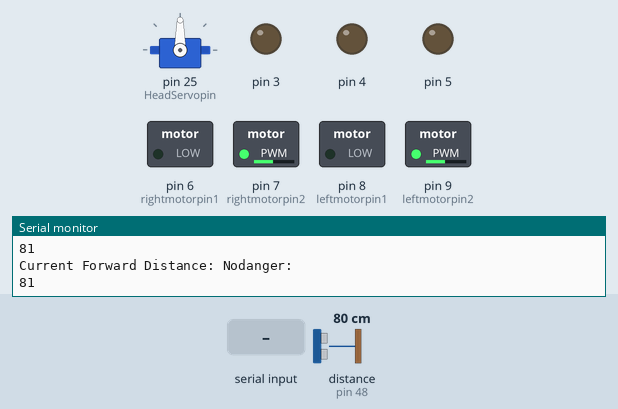
The sketch below on a simulated Arduino Mega 2560, built with avr-gcc and run on an emulated ATmega2560. On the bench: servo, switched loads named in the sketch (green lamp = pin HIGH), output pins drawn as LEDs (lit = HIGH), the last lines printed to the serial monitor. Inputs (shaded band) come from the test bench; at power-on: distance to the obstacle (sensor on pin 48) 80 cm. The echo pulse lasts 58.3 µs per cm.

Above: at 16.2 s.
16.3 s: distance to the obstacle (sensor on pin 48) set to 57 cm
18.0 s: distance to the obstacle (sensor on pin 48) set to 51 cm
At 18.51 s:
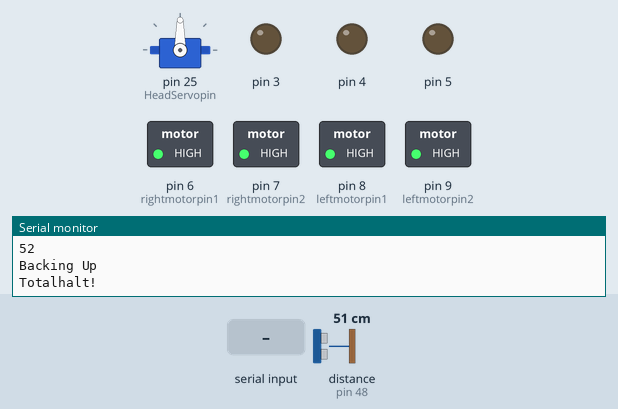
At 19.6 s:
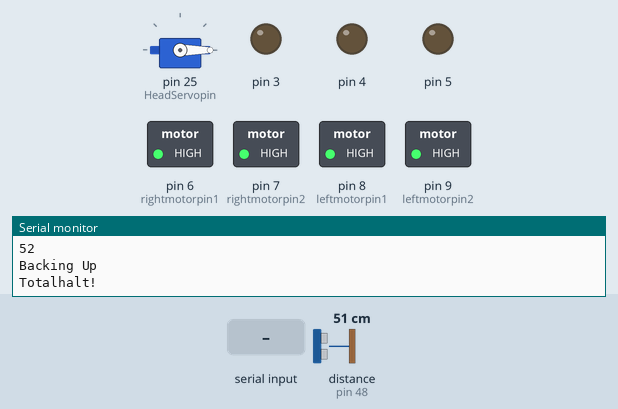
21.0 s: "d" received over Serial
At 22.9 s:
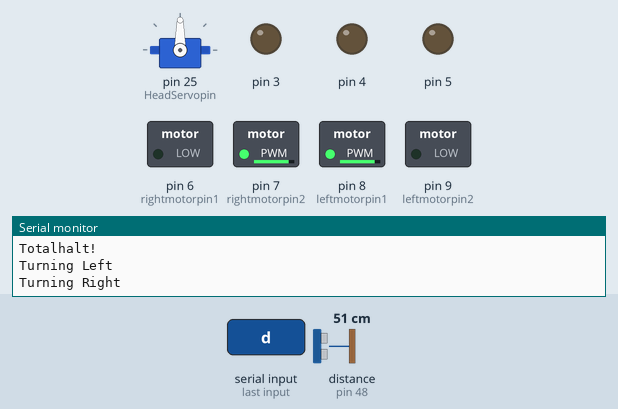
27.0 s: "x" received over Serial
29.5 s: distance to the obstacle (sensor on pin 48) set to 60 cm
32.5 s: distance to the obstacle (sensor on pin 48) set to 2 cm
At 35.2 s:
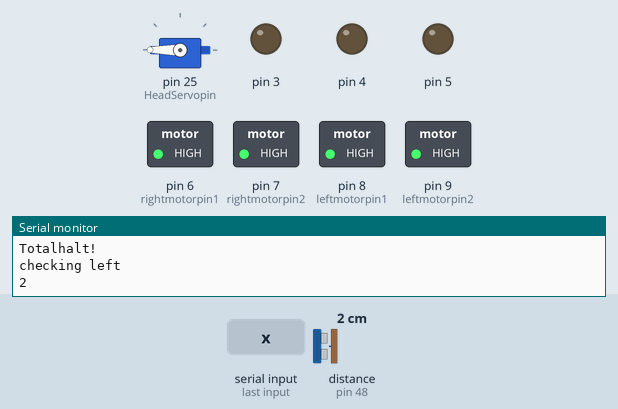
Timing chart, 0 to 36.5 s (numbered marks = the images above; inputs shaded):
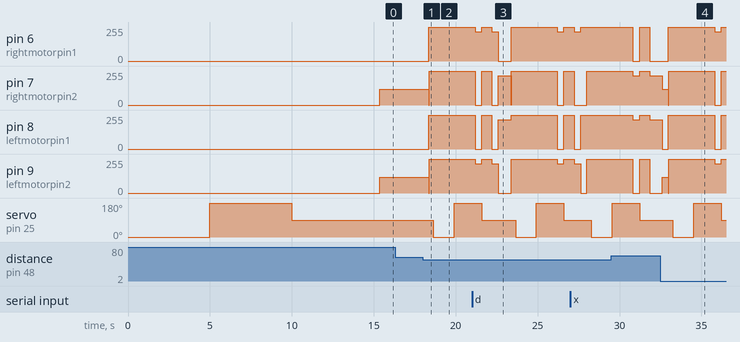

The sketch:

Sainsmart_4wd.ino
```cpp
/*
Following code by EricWillaim
All build information, code and forum posts/discussion can be found at:
http://mkme.org
Dedicated build page:
http://www.mkme.org/index.php/arduino-sainsmart-4wd-robot/
This is my attempt at programming the Sainsmart 4WD robot
So far it now checks for a new direction periodically and performs
backup and turn functions as in reaction to the environment it is presented.
It is by far not optimized code- but works for now :)
I will update this periodically as I get time to learn new methods and improve the code.
Please check out my Youtube videos here and consider a thumbs up if this helped you!
Youtube : http://www.youtube.com/user/Shadow5549
Some portions of this code adapted from:
http://www.duino-robotics.com/
V9 Dec 12 2013:
Added a forward distance check after turns- will continue to turn if distance still too small
Minor Tweaks but still using delay functions
V10 May 2014
Added support for Roam mode- serial commands will toggle roam versus individual driving commands
*/
#include <Servo.h> //servo library
#include <NewPing.h> //Ping Library

Servo headservo;
const int numReadings = 12;   // set a variable for the number of readings to take
int index = 0;                // the index of the current reading
const int EchoPin = 48; // Ultrasonic signal input
const int TrigPin = 49; // Ultrasonic signal output
const int head_fwd = 90;
const int head_lft = 0;
const int head_rt = 180;

const int leftmotorpin1 = 8; //signal output of Dc motor driven plate
const int leftmotorpin2 = 9;
const int rightmotorpin1 = 6;
const int rightmotorpin2 = 7;
const int motor_speed = 120;

#define MAX_DISTANCE 500 // Maximum distance we want to ping for (in centimeters). Maximum sensor distance is rated at 400-500cm.

NewPing sonar(TrigPin, EchoPin, MAX_DISTANCE); // NewPing setup of pins and maximum distance.

const int HeadServopin = 25; // signal input of headservo
const int maxStart = 800; //run dec time- no clue what this is
unsigned long time; //used for upcoming improvements (time used instead of loops)
unsigned long time1; //used for upcoming improvements (time used instead of loops)
int add= 0; //used for nodanger loop count
int add1= 0;  //used for nodanger loop count
int roam = 1;
int currDist = 5000; // distance
boolean running = false;// This is from old code examples


void setup() {

  Serial.begin(9600); // Enables Serial monitor for debugging purposes
  Serial.println("Serial Data Initiated!"); // Test the Serial communication
  //pinMode(EchoPin, INPUT);//signal input port
  //signal output port
  for (int pinindex = 3; pinindex < 10; pinindex++) {
    pinMode(pinindex, OUTPUT); // set pins 3 to 10 as outputs
  }

  // headservo interface
  headservo.attach(HeadServopin);

  //start buffer movable head
  headservo.write(head_lft);
  delay(5000);
  headservo.write(head_rt);
  delay(5000);
  headservo.write(head_fwd);
  delay(5000);
  //return;
}

void loop() {
  if (Serial.available() > 0) {
    int data = Serial.read();	//read serial input commands
    switch(data) {
      case 'w' :
        Serial.println("Rolling!");
        moveForward();
        break;
      case 'x' :
        backup();
        break;
      case 'a' :
        body_lturn();
        break;
      case 'd' :
        body_rturn();
        break;
      case 's' :
        totalhalt();
        break;
      case 'r' :
        toggleRoam();
        break;
      }
  }

  if(roam == 0){ //just listen to serial commands and wait
   // Do something else if you like
  }
  else if(roam == 1){  //If roam active- drive autonymously

    //time = millis(); // Sets "time" to current system time count
    currDist = MeasuringDistance(); //measure front distance
    Serial.print("Current Forward Distance: ");
    //Serial.println(currDist);
    if(currDist > 55) {
      add = (add1++);// Start adding up the loop count done in nodanger
      nodanger();
      Serial.println("Nodanger: ");
      Serial.println(currDist);
    }
    else if(currDist < 55){
      //add=0;
      Serial.println("Forward Blocked- Decide Which Way");
      Serial.println(currDist);
      backup();
      whichway();
    }
 }
}

//measure distance, unit “cm”
long MeasuringDistance() {
  long duration;
  delay(50);
  unsigned int uS = sonar.ping_median(numReadings);
  return uS / US_ROUNDTRIP_CM;
}

// forward
void moveForward() {
analogWrite(leftmotorpin1, 0);//Changed these to analog write for slower, was 120
analogWrite(leftmotorpin2, motor_speed);
analogWrite(rightmotorpin1, 0);
analogWrite(rightmotorpin2, motor_speed);
}

void toggleRoam(){
if(roam == 0){
   roam = 1;
   Serial.println("Activated Roam Mode");
  }
  else{
    roam = 0;
    totalhalt();
    Serial.println("De-activated Roam Mode");
  }
}

void nodanger() {
  running = true;// Do I need these?
  analogWrite(leftmotorpin1, 0);//Changed these to analog write for slower
  analogWrite(leftmotorpin2, motor_speed);
  analogWrite(rightmotorpin1, 0);
  analogWrite(rightmotorpin2, motor_speed);
  if (add1 > 38 ) whichway(); // Robot will stop and check direction every X loops through nodanger then resets in totalhalt (40 is good)
  return;
}

//backward
void backup() {
  add1=0; // resets the counter for the nodanger loops
  running = true;//Do I need these?
  digitalWrite(leftmotorpin1, HIGH);
  digitalWrite(leftmotorpin2, LOW);
  digitalWrite(rightmotorpin1, HIGH);
  digitalWrite(rightmotorpin2, LOW);
  Serial.println("Backing Up");
}

//choose which way to turn
void whichway() {
  running = true;//Do I need these?
  totalhalt();

  headservo.write(head_lft);
  delay(900);
  int lDist = MeasuringDistance(); // check left distance
  Serial.println("checking left");
  Serial.println(lDist);

  headservo.write(head_rt); // turn the servo right
  delay(900);
  int rDist = MeasuringDistance(); // check right distance
  Serial.println("checking right");
  Serial.println(rDist);

  //totalhalt(); //  Do I need this???  Used to be used to centre the servo
  if(lDist < rDist) {
    Serial.println("Decided Right Is Best");
    body_rturn();
    totalhalt();
    currDist = MeasuringDistance(); //measure front distance
    if(currDist < 65) body_rturn();  //if front distance still too small- turn again
  }
  else{
    Serial.println("Decided Left Is Best");
    body_lturn();
    totalhalt();
    currDist = MeasuringDistance(); //measure front distance
    if(currDist < 65) body_lturn();// if front distance still too small- turn again
  }

  return;
}
void totalhalt() {
  digitalWrite(leftmotorpin1, HIGH);
  digitalWrite(leftmotorpin2, HIGH);
  digitalWrite(rightmotorpin1, HIGH);
  digitalWrite(rightmotorpin2, HIGH);
  Serial.println("Totalhalt!");
  headservo.write(head_fwd); // set servo to face forward
  delay(250);
  running = false;//Do I need these?
  add1=0; // resets the counter for the nodanger loops
  return;
}

//turn left
void body_lturn() {
  running = true;
  analogWrite(leftmotorpin1, 0);
  analogWrite(leftmotorpin2, 220);
  analogWrite(rightmotorpin1, 220);
  analogWrite(rightmotorpin2, 0);
  Serial.println("Turning Left");
delay(400);
}

//turn right
void body_rturn() {
  running = true;
  analogWrite(leftmotorpin1, 220);
  analogWrite(leftmotorpin2, 0);
  analogWrite(rightmotorpin1, 0);
  analogWrite(rightmotorpin2, 220);
  Serial.println("Turning Right");
  delay(400);
}
```

Measured:
- the behaviour switches between 54 and 53 cm on distance to the obstacle (sensor on pin 48) (found by bisection; images 0 and 1)
- after the input at 18.0 s, pin 6 (rightmotorpin1), pin 8 (leftmotorpin1): 0/255 → 255/255 after 0.37 s; pin 7 (rightmotorpin2), pin 9 (leftmotorpin2): 120/255 → 255/255 after 0.37 s; servo on pin 25 (HeadServopin): 90° → 0° after 0.64 s, → 180° 1.3 s later
- after the input at 32.5 s, pin 6 (rightmotorpin1): 0/255 → 255/255 after 0.49 s, → 220/255 2.8 s later, → 255/255 0.40 s later; servo on pin 25 (HeadServopin): 90° → 0° after 0.76 s, → 180° 1.3 s later, → 90° 1.7 s later
